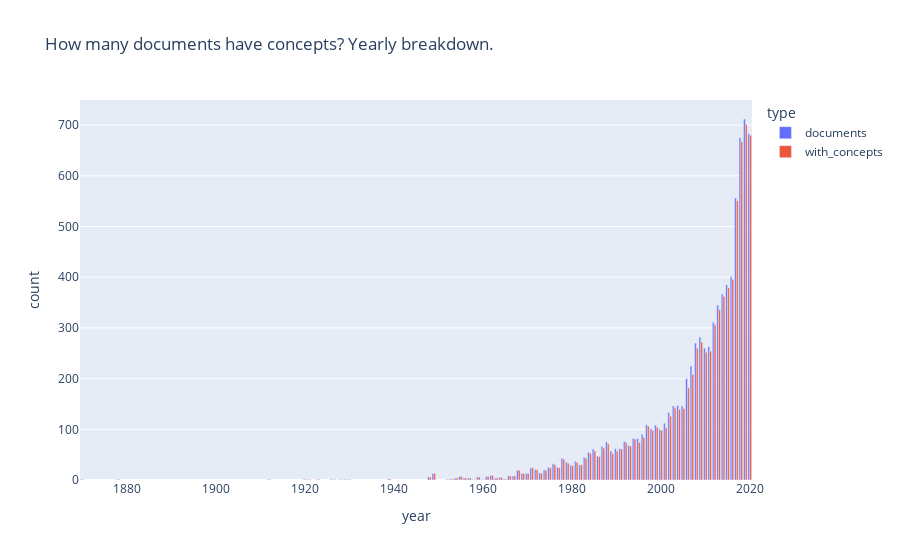

Notebook cell for this chart:
### Markdown cell above
### 3.2 Yearly breakdown of Documents With concepts VS Without 

It's also useful to look at whether the ratio of with/without concepts is stable across the years. 

To this end we can use 
* the publications `id` column to count the total number of publications per year  
* the `concepts` column to count the ones that have concepts

### Code cell
temp1 = pubs.groupby('year', as_index=False).count()[['year', 'id', CONCEPTS_FIELD]]
temp1.rename(columns={'id': "documents", CONCEPTS_FIELD: "with_concepts"}, inplace=True)

# reorder cols/rows
temp1 = temp1.melt(id_vars=["year"], 
         var_name="type", 
        value_name="count")

px.bar(temp1, title="How many documents have concepts? Yearly breakdown.",
       x="year", y="count", 
       color="type", 
       barmode="group")

### Figure 1 — Plotly figure (JSON) as saved in the notebook; plotly's stock layout.template omitted (floating-point values rounded to 4 significant figures)
{"data": [{"alignmentgroup": "True", "hovertemplate": "type=documents<br>year=%{x}<br>count=%{y}<extra></extra>", "legendgroup": "documents", "marker": {"color": "#636efa"}, "name": "documents", "offsetgroup": "documents", "orientation": "v", "showlegend": true, "textposition": "auto", "type": "bar", "x": [1870, 1878, 1912, 1920, 1921, 1923, 1926, 1927, 1928, 1929, 1930, 1939, 1948, 1949, 1952, 1953, 1954, 1955, 1956, 1957, 1958, 1959, 1960, 1961, 1962, 1963, 1964, 1965, 1966, 1967, 1968, 1969, 1970, 1971, 1972, 1973, 1974, 1975, 1976, 1977, 1978, 1979, 1980, 1981, 1982, 1983, 1984, 1985, 1986, 1987, 1988, 1989, 1990, 1991, 1992, 1993, 1994, 1995, 1996, 1997, 1998, 1999, 2000, 2001, 2002, 2003, 2004, 2005, 2006, 2007, 2008, 2009, 2010, 2011, 2012, 2013, 2014, 2015, 2016, 2017, 2018, 2019, 2020], "xaxis": "x", "y": [1, 1, 1, 1, 1, 1, 1, 1, 1, 1, 1, 2, 6, 13, 1, 2, 4, 7, 4, 4, 1, 6, 1, 7, 9, 4, 5, 2, 8, 8, 19, 13, 13, 24, 21, 14, 20, 25, 32, 25, 43, 35, 29, 37, 30, 45, 55, 61, 47, 66, 75, 57, 62, 62, 76, 68, 82, 82, 90, 109, 101, 108, 100, 112, 133, 146, 147, 146, 200, 225, 270, 282, 260, 263, 311, 345, 367, 385, 401, 556, 675, 712, 683], "yaxis": "y"}, {"alignmentgroup": "True", "hovertemplate": "type=with_concepts<br>year=%{x}<br>count=%{y}<extra></extra>", "legendgroup": "with_concepts", "marker": {"color": "#EF553B"}, "name": "with_concepts", "offsetgroup": "with_concepts", "orientation": "v", "showlegend": true, "textposition": "auto", "type": "bar", "x": [1870, 1878, 1912, 1920, 1921, 1923, 1926, 1927, 1928, 1929, 1930, 1939, 1948, 1949, 1952, 1953, 1954, 1955, 1956, 1957, 1958, 1959, 1960, 1961, 1962, 1963, 1964, 1965, 1966, 1967, 1968, 1969, 1970, 1971, 1972, 1973, 1974, 1975, 1976, 1977, 1978, 1979, 1980, 1981, 1982, 1983, 1984, 1985, 1986, 1987, 1988, 1989, 1990, 1991, 1992, 1993, 1994, 1995, 1996, 1997, 1998, 1999, 2000, 2001, 2002, 2003, 2004, 2005, 2006, 2007, 2008, 2009, 2010, 2011, 2012, 2013, 2014, 2015, 2016, 2017, 2018, 2019, 2020], "xaxis": "x", "y": [1, 1, 1, 1, 1, 1, 1, 0, 1, 1, 1, 2, 6, 13, 1, 2, 4, 7, 4, 4, 1, 6, 1, 7, 9, 4, 5, 2, 8, 8, 19, 13, 13, 24, 20, 13, 19, 24, 30, 24, 41, 33, 28, 35, 30, 43, 52, 57, 46, 63, 71, 52, 57, 61, 74, 67, 81, 74, 84, 106, 98, 104, 98, 103, 126, 142, 139, 141, 182, 208, 260, 272, 252, 254, 306, 336, 362, 379, 395, 551, 667, 701, 680], "yaxis": "y"}], "layout": {"autosize": true, "barmode": "group", "legend": {"title": {"text": "type"}, "tracegroupgap": 0}, "title": {"text": "How many documents have concepts? Yearly breakdown."}, "xaxis": {"anchor": "y", "autorange": true, "domain": [0, 1], "range": [1870.0, 2020.0], "title": {"text": "year"}, "type": "linear"}, "yaxis": {"anchor": "x", "autorange": true, "domain": [0, 1], "range": [0, 749.5], "title": {"text": "count"}, "type": "linear"}}}
